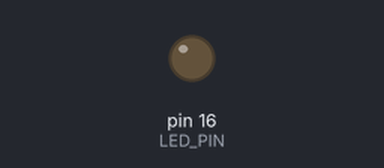
Bench run of a sketch on a simulated Arduino Uno, built with avr-gcc and run on an emulated ATmega328P. Parts: output pins drawn as LEDs (lit = HIGH). What the sketch prints to the serial monitor is not drawn.

Above: at 0.5 s.
At 2.0 s:
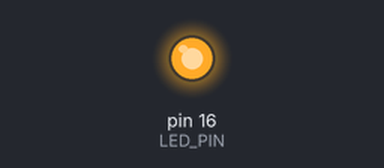
Timing chart, 0 to 5.3 s (numbered marks = the images above):
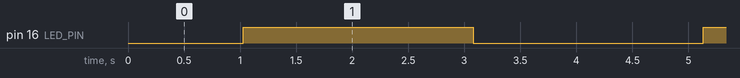

The sketch:

task1-led.ino
```cpp
// Module 5, Task 1: PWM fade on GPIO16.
const int LED_PIN = 16;

void setup() {
  Serial.begin(115200);
  Serial.print("Task 1: PWM fade on GPIO ");
  Serial.println(LED_PIN);
}

void loop() {
  for (int duty = 0; duty <= 255; duty++) {
    analogWrite(LED_PIN, duty);
    delay(8);
  }
  for (int duty = 255; duty >= 0; duty--) {
    analogWrite(LED_PIN, duty);
    delay(8);
  }
}
```

Measured:
- by itself, pin 16 (LED_PIN): alternates HIGH for 2.1 s and LOW for 2.1 s
